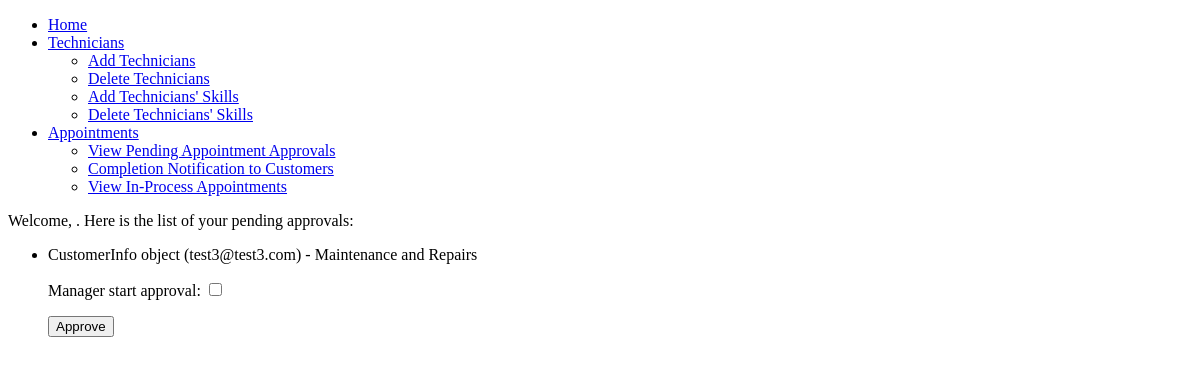
The app's page /manager_pending_approvals, older data.
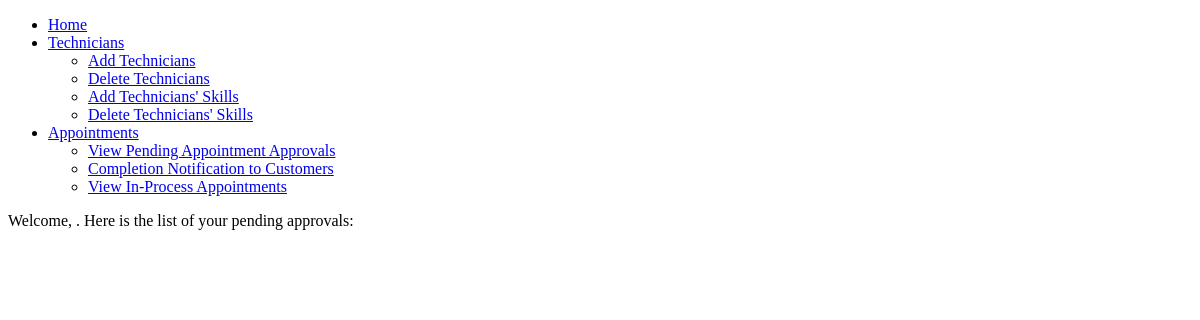
The same page, newer data.
### account_setup/models.py (models this page shows, shortened)
class Appointment(models.Model):
    appointment_id = models.AutoField(primary_key=True)
    date = models.DateField()
    vehicle_id = models.CharField(max_length=17)
    vehicletype = models.CharField(max_length=30)
    customer_email = models.ForeignKey(CustomerInfo, on_delete=models.CASCADE)
    location = models.CharField(max_length=100)
    service_details = models.CharField(max_length=250)
    total_price = models.DecimalField(decimal_places=2, max_digits=8)
    manager_start_approval = models.BooleanField(default=False)
    manager_finish_approval = models.BooleanField(default=False)

class CustomerInfo(models.Model):
    fname = models.CharField(max_length=30)
    lname = models.CharField(max_length=30)
    address = models.TextField()
    phone = models.CharField(max_length=10)
    email_id = models.EmailField(primary_key=True, null=False)
    c_number = models.CharField(max_length=16)
    passwd = models.CharField(max_length=256, null=True)

### account_setup/views.py (the view)
# urls.py: path("manager_pending_approvals", views.manager_pending_approvals, name="manager_pending_approvals"),
def manager_pending_approvals(request):
    pending_appointments = Appointment.objects.filter(manager_start_approval=False)
    if request.method == 'POST':
        form = AppointmentApprovalForm(request.POST)
        if form.is_valid():
            appointment_id = request.POST.get('appointment_id')
            appointment_instance = Appointment.objects.get(appointment_id=appointment_id)
            appointment_instance.manager_start_approval = True  # Set manager_start_approval to True
            appointment_instance.save()
            return redirect('/manager_pending_approvals')
    else:
        form = AppointmentApprovalForm()
    return render(request, 'account_setup/manager_pending_approvals.html', {'pending_appointments': pending_appointments, 'form': form})

### account_setup/forms.py
class AppointmentApprovalForm(forms.ModelForm):
    class Meta:
        model = Appointment
        fields = ['manager_start_approval']

### account_setup/templates/account_setup/manager_pending_approvals.html (shortened to what this page needs)
{% extends "base_after_logging_manager.html" %}
{% block content %}
    <p>Welcome, {{ request.session.user_email }}. Here is the list of your pending approvals:</p>
    <ul>
        {% for appointment in pending_appointments %}
            <li>
                {{ appointment.customer_email }} - {{ appointment.service_details }}
                <form method="post" action="{% url 'manager_pending_approvals' %}">
                    {{ form.as_p }}
                    <button type="submit">Approve</button>
                </form>
            </li>
        {% endfor %}
    </ul>
{% endblock %}

Row changes from the older to the newer data that the page shows:
no longer on this page (row edited): Appointment: customer_email "CustomerInfo object (test3@test3.com)", service_details "Maintenance and Repairs"
